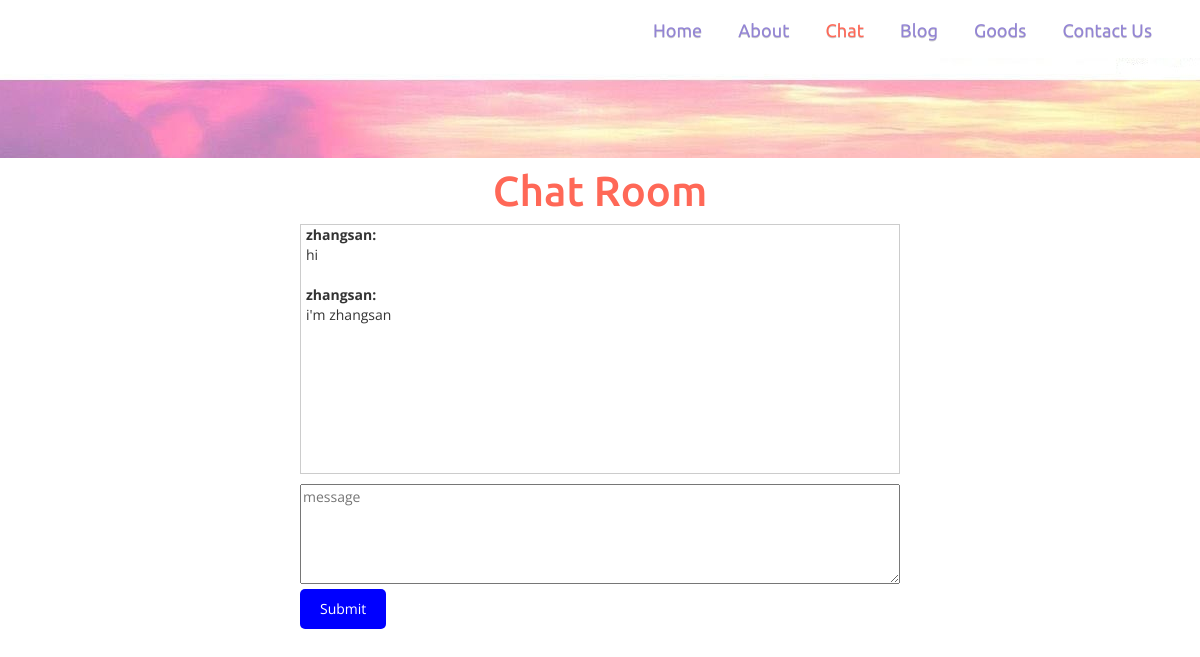
The app's page /php1/chatroom.php (signed in) with its own data.
### tables this page shows
CREATE TABLE IF NOT EXISTS `chat` (
  `id` int(11) NOT NULL AUTO_INCREMENT,
  `userid` int(11) NOT NULL,
  `message` text NOT NULL,
  PRIMARY KEY (`id`)
);

CREATE TABLE IF NOT EXISTS `user` (
  `id` int(11) NOT NULL AUTO_INCREMENT,
  `username` varchar(255) NOT NULL,
  `password` varchar(255) NOT NULL,
  `address` varchar(255) NOT NULL,
  `email` varchar(255) NOT NULL,
  PRIMARY KEY (`id`)
);

### php1/chatroom.php (the view, shortened to what this page needs)
<?php
include_once('db.php');
$sql = "select user.username,chat.message from chat left join user on user.id=chat.userid";
$result = mysqli_query($link,$sql);
$chatArr = array();
while ($row = mysqli_fetch_array($result)) {
	$chatArr[] = $row;
}
?>
<!DOCTYPE html>
<html>
<head>
<link href="css/bootstrap.css" rel="stylesheet">
<link href="css/style.css" rel="stylesheet" type="text/css" media="all" />
<link href="css/chatroom.css" rel="stylesheet" type="text/css" media="all" />
</head>
<body>
<div class="header">
<div class="header-nav">
	<div class="container">
	  <div class="navigation">
		  <nav class="navbar navbar-default">
					<div class="collapse navbar-collapse nav-wil" id="bs-example-navbar-collapse-1">
					  <ul class="nav navbar-nav">
						<li><a href="index.php">Home <span class="sr-only">(current)</span></a></li>
						<li><a href="about.php">About</a></li>
						<li class="active"><a href="Chat.php">Chat</a></li>
						<li><a href="blog.php">Blog</a></li>
						<li><a href="gallery.php">Goods</a></li>
						<li><a href="contact.php">Contact Us</a></li>
					  </ul>
			  <div class="clearfix"> </div>
			</div>
		</nav>
	</div>
	</div>
	</div>
</div>
<div class="banner banner5">
</div>
<div class="services" style="padding:10px 0px;">
	<div class="container">
		<h3 align="center">Chat Room</h3>
	</div>
</div>
<div id="chatroom">
	<div class="chatcontent">
        <?php foreach ($chatArr as $key => $value) {?>
        <div class="item">
        	<div class="user"><?php echo $value['username'];?>:</div>
            <div class="say"><?php echo $value['message'];?></div>
        </div>
        <?php }?>
    </div>
    <div class="sent">
    	<form method="post">
        	<div><textarea name="chat_content" placeholder="message"></textarea></div>
            <div><button name="chatsubmit" type="submit">Submit</button><span style="color:red; margin-left:10px;"><?php echo $wrong;?></span></div>
        </form>
    </div>
</div>
<div align="center">
  <p>&nbsp;</p>
</div>
</body>
</html>

### php1/css/style.css (style rules this page uses)
body { font-family: 'Open Sans', sans-serif; margin:0; padding:0; background:#ffffff; }
body a { transition:0.5s all; -webkit-transition:0.5s all; -moz-transition:0.5s all; -o-transition:0.5s all; -ms-transition:0.5s all; }
h1,h2,h3,h4,h5,h6 { margin:0; }
p { margin:0; }
ul { margin:0; padding:0; }
.navigation { width: 62%; float: right; margin-top: 20px; }
.nav-wil { padding:0; float: right; }
.navbar-default .navbar-nav > li > a { color:#9384d5; transition:0.8s all; -webkit-transition:0.8s all; -moz-transition:0.8s all; -o-transition:0.8s all; -ms-transition:0.8s all; }
.nav > li > a { font-family: 'Ubuntu', sans-serif; margin: 0px 18px !important; padding: 0; font-size: 1.3em; text-shadow: rgb(202, 202, 202) 0px 1px 0px; }
.navbar-default .navbar-nav > .active > a, .navbar-default .navbar-nav > .active > a:hover, .navbar-default .navbar-nav > .active > a:focus { color: #ff6857; background:none; transition:0.8s all; -webkit-transition:0.8s all; -moz-transition:0.8s all; -o-transition:0.8s all; -ms-transition:0.8s all; }
.navbar-nav > li { display: inline-block !important; }
.navbar-default { background-color: rgba(255, 255, 255, 0); border-color: rgba(255, 255, 255, 0); margin-bottom: 0; border: none; }
.navbar { min-height: 38px; }
.header-nav { color: #000; position: relative; }
.banner { background: url('../images/banner1.jpg') no-repeat -102px 0; min-height: 670px; background-size: cover; }
.banner5 { min-height: 140px; background: url('../images/banner1.jpg') no-repeat -102px 0; }
.abouts,.services,.blog,.single,.gallery,.contact { padding:4em 0; }
.abouts h3,.services h3,.blog h3,.single h3,.gallery h3,.contact h3 { font-family: 'Ubuntu', sans-serif; text-align: center; font-size: 3em; color: #ff6857; }
.container:after { content: "\0020"; display: block; height: 0; clear: both; visibility: hidden; }
.clearfix:before, .clearfix:after, .row:before, .row:after { content: '\0020'; display: block; overflow: hidden; visibility: hidden; width: 0; height: 0; }
.row:after, .clearfix:after { clear: both; }
@media (max-width:1440px) { .banner { min-height: 540px; background: url('../images/banner1.jpg') no-repeat -180px 0; } }
@media (max-width:1440px) { .banner5 { min-height: 100px; } }

### php1/css/chatroom.css (style rules this page uses)
#chatroom { width:50%; margin:0 auto; }
#chatroom .chatcontent { width:100%; height:250px; overflow-y:auto; border:1px solid #ccc; }
#chatroom .chatcontent .item { margin-bottom:20px; padding:0px 5px; }
#chatroom .chatcontent .item .user { font-weight:bold; }
#chatroom .sent { margin-top:10px; }
#chatroom .sent textarea { width:100%; height:100px; }
#chatroom .sent button { border:none; background:blue; cursor:pointer; color:white; border-radius:5px; padding:10px 20px; }

### records on screen
chat: userid.username "zhangsan", message "hi"
chat: userid.username "zhangsan", message "i'm zhangsan"
